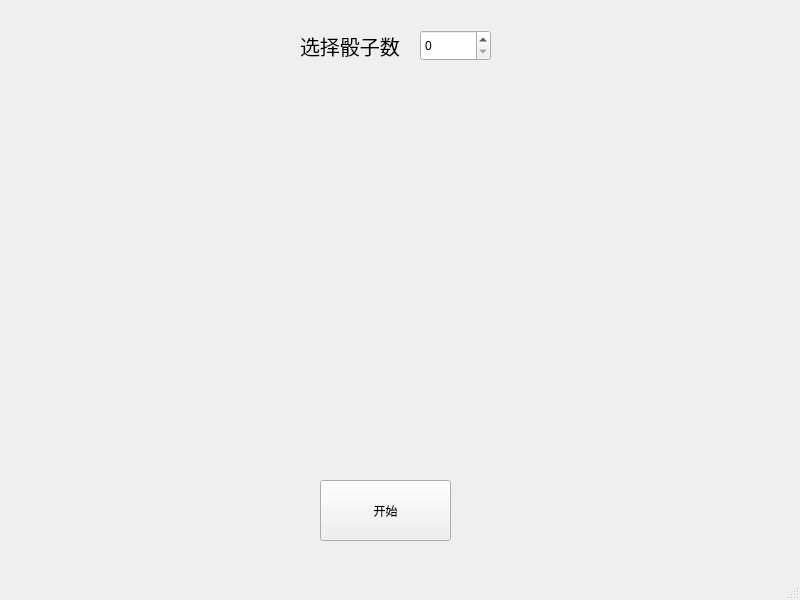
<?xml version="1.0" encoding="UTF-8"?>
<ui version="4.0">
 <class>diceGame</class>
 <widget class="QMainWindow" name="diceGame">
  <property name="geometry">
   <rect>
    <x>0</x>
    <y>0</y>
    <width>800</width>
    <height>600</height>
   </rect>
  </property>
  <property name="windowTitle">
   <string>diceGame</string>
  </property>
  <widget class="QWidget" name="centralwidget">
   <widget class="QPushButton" name="start">
    <property name="geometry">
     <rect>
      <x>320</x>
      <y>480</y>
      <width>131</width>
      <height>61</height>
     </rect>
    </property>
    <property name="text">
     <string>开始</string>
    </property>
   </widget>
   <widget class="QSpinBox" name="diceNum">
    <property name="geometry">
     <rect>
      <x>420</x>
      <y>30</y>
      <width>71</width>
      <height>31</height>
     </rect>
    </property>
   </widget>
   <widget class="QLabel" name="label">
    <property name="geometry">
     <rect>
      <x>300</x>
      <y>30</y>
      <width>111</width>
      <height>31</height>
     </rect>
    </property>
    <property name="font">
     <font>
      <pointsize>15</pointsize>
     </font>
    </property>
    <property name="text">
     <string>选择骰子数</string>
    </property>
   </widget>
   <widget class="QLabel" name="label3">
    <property name="geometry">
     <rect>
      <x>350</x>
      <y>210</y>
      <width>121</width>
      <height>121</height>
     </rect>
    </property>
    <property name="text">
     <string/>
    </property>
   </widget>
   <widget class="QLabel" name="label1">
    <property name="geometry">
     <rect>
      <x>210</x>
      <y>100</y>
      <width>121</width>
      <height>121</height>
     </rect>
    </property>
    <property name="text">
     <string/>
    </property>
   </widget>
   <widget class="QLabel" name="label2">
    <property name="geometry">
     <rect>
      <x>480</x>
      <y>100</y>
      <width>121</width>
      <height>121</height>
     </rect>
    </property>
    <property name="text">
     <string/>
    </property>
   </widget>
   <widget class="QLabel" name="label4">
    <property name="geometry">
     <rect>
      <x>210</x>
      <y>350</y>
      <width>121</width>
      <height>121</height>
     </rect>
    </property>
    <property name="text">
     <string/>
    </property>
   </widget>
   <widget class="QLabel" name="label5">
    <property name="geometry">
     <rect>
      <x>480</x>
      <y>350</y>
      <width>121</width>
      <height>121</height>
     </rect>
    </property>
    <property name="text">
     <string/>
    </property>
   </widget>
  </widget>
  <widget class="QMenuBar" name="menubar">
   <property name="geometry">
    <rect>
     <x>0</x>
     <y>0</y>
     <width>800</width>
     <height>23</height>
    </rect>
   </property>
  </widget>
  <widget class="QStatusBar" name="statusbar"/>
 </widget>
 <resources/>
 <connections/>
</ui>
